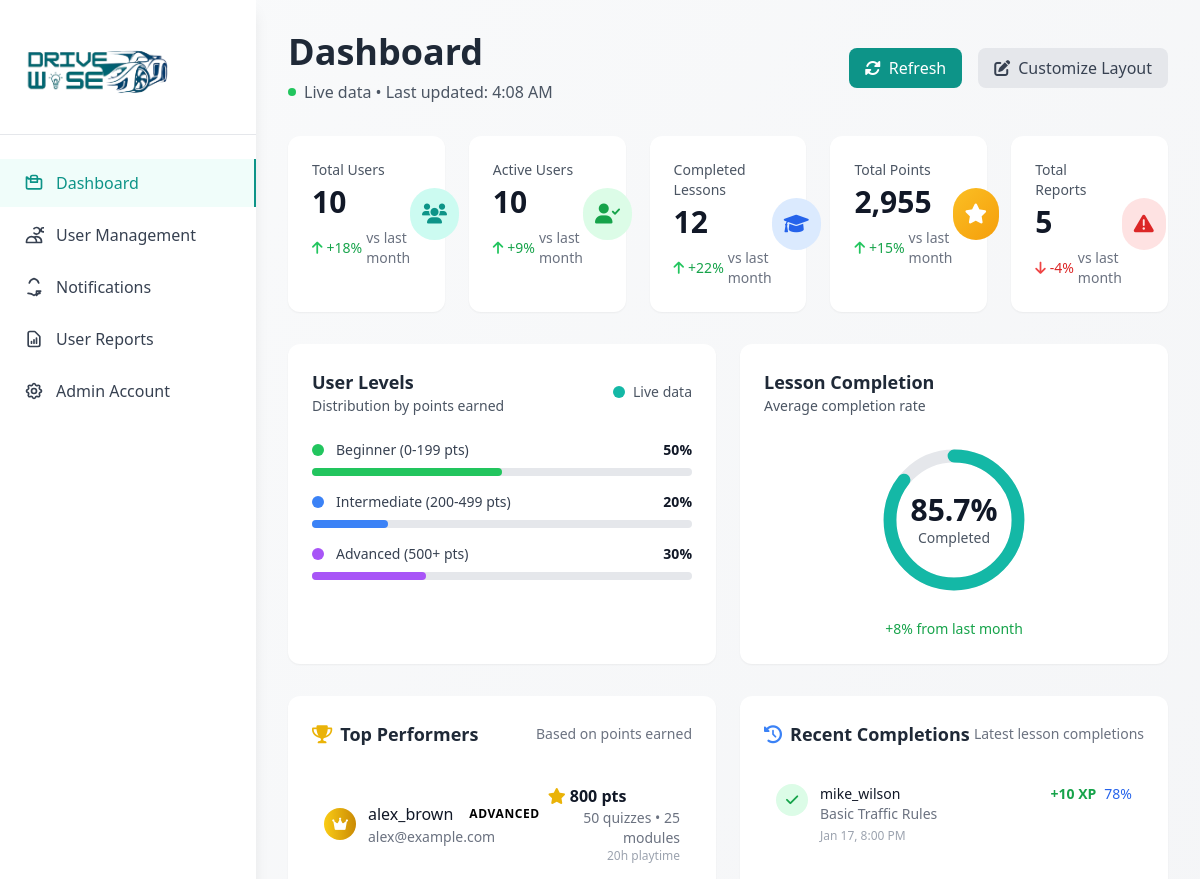
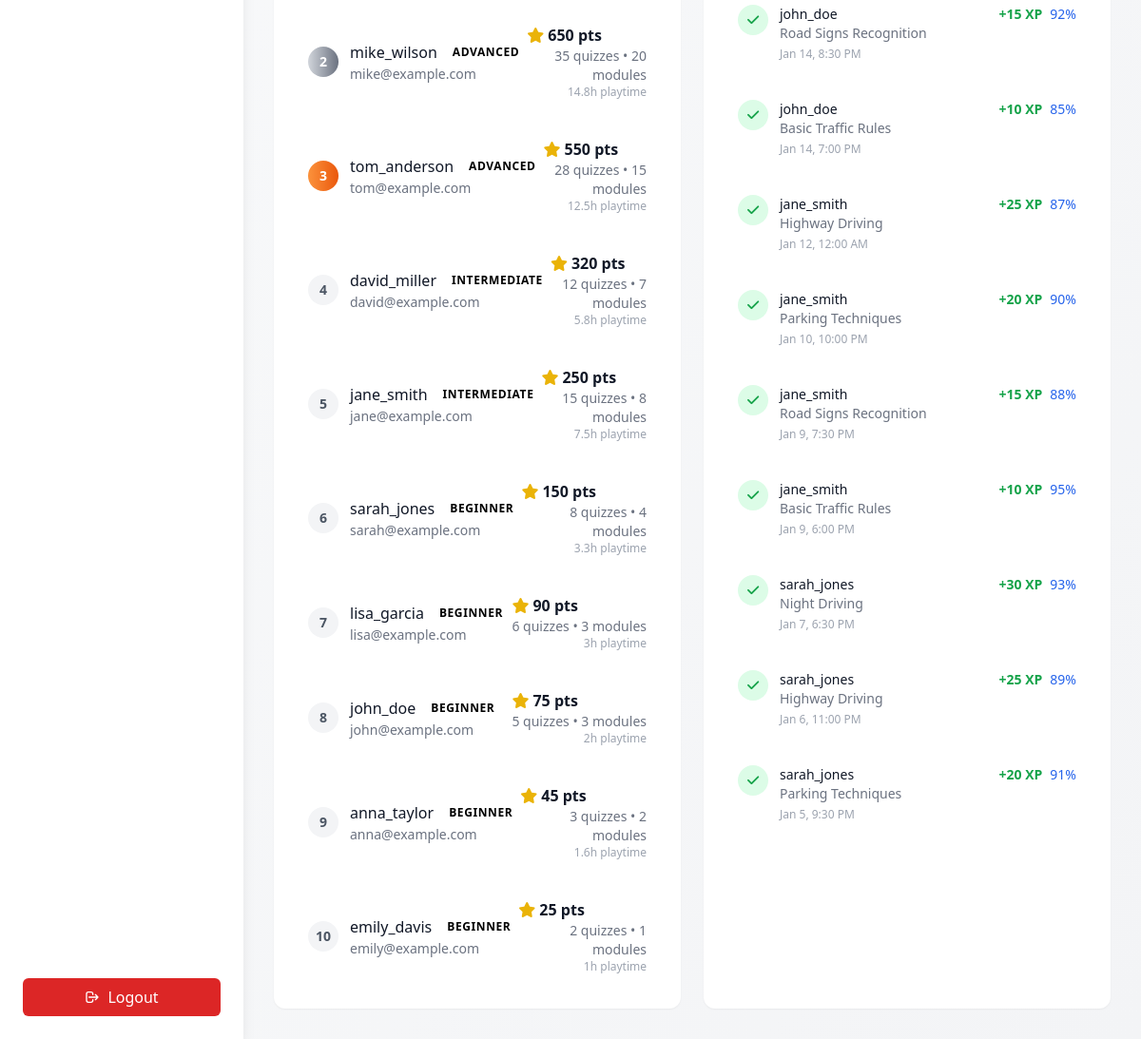
/dashboard.php (signed in), run on the app's committed database (2 pictures, top to bottom).
### tables this page shows
CREATE TABLE `users` (
  `id` int(11) NOT NULL,
  `username` varchar(50) NOT NULL,
  `email` varchar(100) NOT NULL,
  `birthday` date DEFAULT NULL,
  `play_time` int(11) DEFAULT 0,
  `quizzes_passed` int(11) DEFAULT 0,
  `modules_done` int(11) DEFAULT 0,
  `points_earned` int(11) DEFAULT 0,
  `created_at` timestamp NOT NULL DEFAULT current_timestamp(),
  `updated_at` timestamp NOT NULL DEFAULT current_timestamp() ON UPDATE current_timestamp(),
  `notification_read` tinyint(1) DEFAULT 0,
  `notification_read_at` timestamp NULL DEFAULT NULL,
  `total_points` int(11) DEFAULT 0,
  `level` varchar(20) DEFAULT 'beginner'
);

CREATE TABLE `user_lessons` (
  `id` int(11) NOT NULL,
  `user_id` int(11) NOT NULL,
  `lesson_id` int(11) NOT NULL,
  `completed` tinyint(1) DEFAULT 0,
  `score` int(11) DEFAULT NULL,
  `time_spent_minutes` int(11) DEFAULT 0,
  `started_at` timestamp NOT NULL DEFAULT current_timestamp(),
  `completed_at` timestamp NULL DEFAULT NULL,
  `attempts` int(11) DEFAULT 1,
  `points_earned` int(11) DEFAULT 0
);

CREATE TABLE `lessons` (
  `id` int(11) NOT NULL,
  `title` varchar(200) NOT NULL,
  `description` text DEFAULT NULL,
  `content` longtext DEFAULT NULL,
  `xp_reward` int(11) DEFAULT 10,
  `difficulty_level` enum('beginner','intermediate','advanced') DEFAULT 'beginner',
  `category` varchar(100) DEFAULT NULL,
  `duration_minutes` int(11) DEFAULT 15,
  `is_active` tinyint(1) DEFAULT 1,
  `created_at` timestamp NOT NULL DEFAULT current_timestamp(),
  `updated_at` timestamp NOT NULL DEFAULT current_timestamp() ON UPDATE current_timestamp(),
  `order_index` int(11) DEFAULT 0
);

### dashboard.php (the view, shortened to what the rows shown need)
<?php
require_once 'includes/auth.php';
try {
    $stmt = $pdo->query("
        SELECT
            u.id,
            u.username,
            u.email,
            u.points_earned,
            u.quizzes_passed,
            u.modules_done,
            u.play_time,
            u.created_at,
            CASE
                WHEN u.points_earned >= 500 THEN 'advanced'
                WHEN u.points_earned >= 200 THEN 'intermediate'
                ELSE 'beginner'
            END as level,
            COUNT(CASE WHEN ul.completed = 1 THEN 1 END) as completed_lessons,
            AVG(ul.score) as avg_score
        FROM users u
        LEFT JOIN user_lessons ul ON u.id = ul.user_id
        WHERE u.points_earned > 0
        GROUP BY u.id, u.username, u.email, u.points_earned, u.quizzes_passed, u.modules_done, u.play_time, u.created_at
        ORDER BY u.points_earned DESC, u.created_at ASC
        LIMIT 10
    ");
    $topPerformers = $stmt ? $stmt->fetchAll() : [];
    $stmt = $pdo->query("
        SELECT
            ul.completed_at,
            u.username,
            l.title as lesson_title,
            l.xp_reward,
            ul.score
        FROM user_lessons ul
        JOIN users u ON ul.user_id = u.id
        JOIN lessons l ON ul.lesson_id = l.id
        WHERE ul.completed = 1 AND ul.completed_at IS NOT NULL
        ORDER BY ul.completed_at DESC
        LIMIT 10
    ");
    $recentActivities = $stmt ? $stmt->fetchAll() : [];
} catch (Exception $e) {
    $totalUsers = 10;
    $activeUsers = 7;
    $completedLessons = 14;
    $totalReports = 5;
    $totalPoints = 1985;
    $userActivity = ['beginner' => 60, 'intermediate' => 30, 'advanced' => 10];
    $moduleCompletion = 72;
    $topPerformers = [];
    $recentActivities = [];
    $reportStatus = ['pending' => 2, 'in_progress' => 1, 'replied' => 1, 'resolved' => 1];
    error_log('Dashboard Error: ' . $e->getMessage());
}
?>
<!DOCTYPE html>
<html lang="en">
<head>
    <script src="https://cdn.tailwindcss.com"></script>
    <link href="https://cdnjs.cloudflare.com/ajax/libs/font-awesome/6.0.0/css/all.min.css" rel="stylesheet">
</head>
<body class="bg-gradient-to-br from-gray-50 to-gray-100 min-h-screen">
    <div class="ml-64 p-8">
        <div class="mb-8 flex justify-between items-center">
            <div>
                <h1 class="text-4xl font-bold text-gray-800 mb-2">Dashboard</h1>
            </div>
        </div>
        <div id="widgetsContainer" class="grid grid-cols-1 lg:grid-cols-2 gap-6">
            <div class="metric-card bg-white rounded-xl shadow-sm p-6 fade-in" data-widget="top-performers">
                <?php if (!empty($topPerformers)): ?>
                    <div class="space-y-4">
                        <?php $rank = 1; foreach ($topPerformers as $performer): ?>
                            <div class="flex items-center justify-between p-3 hover:bg-gray-50 rounded-lg transition-colors">
                                <div class="flex items-center">
                                    <div class="flex-shrink-0 mr-3">
                                        <?php if ($rank === 1): ?>
                                            <div class="w-8 h-8 bg-gradient-to-r from-yellow-400 to-yellow-600 rounded-full flex items-center justify-center">
                                                <i class="fas fa-crown text-white text-sm"></i>
                                            </div>
                                        <?php elseif ($rank === 2): ?>
                                            <div class="w-8 h-8 bg-gradient-to-r from-gray-300 to-gray-500 rounded-full flex items-center justify-center">
                                                <span class="text-white text-sm font-bold"><?php echo $rank; ?></span>
                                            </div>
                                        <?php elseif ($rank === 3): ?>
                                            <div class="w-8 h-8 bg-gradient-to-r from-orange-400 to-orange-600 rounded-full flex items-center justify-center">
                                                <span class="text-white text-sm font-bold"><?php echo $rank; ?></span>
                                            </div>
                                        <?php else: ?>
                                            <div class="w-8 h-8 bg-gray-100 rounded-full flex items-center justify-center">
                                                <span class="text-gray-600 text-sm font-bold"><?php echo $rank; ?></span>
                                            </div>
                                        <?php endif; ?>
                                    </div>
                                    <div>
                                        <div class="flex items-center space-x-2">
                                            <span class="font-medium text-gray-900"><?php echo htmlspecialchars($performer['username']); ?></span>
                                            <span class="level-badge level-<?php echo $performer['level']; ?> px-2 py-1 rounded-full">
                                                <?php echo ucfirst($performer['level']); ?>
                                            </span>
                                        </div>
                                        <div class="text-sm text-gray-500"><?php echo htmlspecialchars($performer['email']); ?></div>
                                    </div>
                                </div>
                                <div class="text-right">
                                    <div class="flex items-center font-semibold text-gray-900">
                                        <i class="fas fa-star text-yellow-500 mr-1"></i>
                                        <?php echo number_format($performer['points_earned']); ?> pts
                                    </div>
                                    <div class="text-sm text-gray-500">
                                        <?php echo $performer['quizzes_passed']; ?> quizzes •
                                        <?php echo $performer['modules_done']; ?> modules
                                    </div>
                                    <div class="text-xs text-gray-400">
                                        <?php echo round($performer['play_time'] / 60, 1); ?>h playtime
                                    </div>
                                </div>
                            </div>
                            <?php $rank++; ?>
                        <?php endforeach; ?>
                    </div>
                <?php endif; ?>
            </div>
            <div class="metric-card bg-white rounded-xl shadow-sm p-6 fade-in" data-widget="recent-activities">
                <?php if (!empty($recentActivities)): ?>
                    <div class="space-y-4 max-h-100 overflow-y-auto">
                        <?php foreach ($recentActivities as $activity): ?>
                            <div class="flex items-start space-x-3 p-3 hover:bg-gray-50 rounded-lg transition-colors">
                                <div class="flex-shrink-0">
                                    <div class="w-8 h-8 bg-green-100 rounded-full flex items-center justify-center">
                                        <i class="fas fa-check text-green-600 text-sm"></i>
                                    </div>
                                </div>
                                <div class="flex-1 min-w-0">
                                    <div class="flex items-center justify-between">
                                        <p class="text-sm font-medium text-gray-900"><?php echo htmlspecialchars($activity['username']); ?></p>
                                        <div class="flex items-center space-x-2">
                                            <span class="text-sm font-semibold text-green-600">+<?php echo $activity['xp_reward']; ?> XP</span>
                                            <?php if ($activity['score']): ?>
                                                <span class="text-sm text-blue-600"><?php echo $activity['score']; ?>%</span>
                                            <?php endif; ?>
                                        </div>
                                    </div>
                                    <p class="text-sm text-gray-500"><?php echo htmlspecialchars($activity['lesson_title']); ?></p>
                                    <p class="text-xs text-gray-400 mt-1"><?php echo date('M j, g:i A', strtotime($activity['completed_at'])); ?></p>
                                </div>
                            </div>
                        <?php endforeach; ?>
                    </div>
                <?php endif; ?>
            </div>
        </div>
    </div>
</body>
</html>

### data on the page
users: username "alex_brown", level "ADVANCED", email "alex@example.com", points_earned "800", quizzes_passed "50", modules_done "25", $performer['play_time']/60 "20"
users: username "mike_wilson", level "ADVANCED", email "mike@example.com", points_earned "650", quizzes_passed "35", modules_done "20", $performer['play_time']/60 "14.8"
users: username "tom_anderson", level "ADVANCED", email "tom@example.com", points_earned "550", quizzes_passed "28", modules_done "15", $performer['play_time']/60 "12.5"
users: username "david_miller", level "INTERMEDIATE", email "david@example.com", points_earned "320", quizzes_passed "12", modules_done "7", $performer['play_time']/60 "5.8"
users: username "jane_smith", level "INTERMEDIATE", email "jane@example.com", points_earned "250", quizzes_passed "15", modules_done "8", $performer['play_time']/60 "7.5"
users: username "sarah_jones", level "BEGINNER", email "sarah@example.com", points_earned "150", quizzes_passed "8", modules_done "4", $performer['play_time']/60 "3.3"
users: username "lisa_garcia", level "BEGINNER", email "lisa@example.com", points_earned "90", quizzes_passed "6", modules_done "3", $performer['play_time']/60 "3"
users: username "john_doe", level "BEGINNER", email "john@example.com", points_earned "75", quizzes_passed "5", modules_done "3", $performer['play_time']/60 "2"
users: username "anna_taylor", level "BEGINNER", email "anna@example.com", points_earned "45", quizzes_passed "3", modules_done "2", $performer['play_time']/60 "1.6"
users: username "emily_davis", level "BEGINNER", email "emily@example.com", points_earned "25", quizzes_passed "2", modules_done "1", $performer['play_time']/60 "1"
user_lessons: user.username "mike_wilson", lesson.xp_reward "10", score "78", lesson.title "Basic Traffic Rules", completed_at "Jan 17, 8:00 PM"
user_lessons: user.username "john_doe", lesson.xp_reward "15", score "92", lesson.title "Road Signs Recognition", completed_at "Jan 14, 8:30 PM"
user_lessons: user.username "john_doe", lesson.xp_reward "10", score "85", lesson.title "Basic Traffic Rules", completed_at "Jan 14, 7:00 PM"
user_lessons: user.username "jane_smith", lesson.xp_reward "25", score "87", lesson.title "Highway Driving", completed_at "Jan 12, 12:00 AM"
user_lessons: user.username "jane_smith", lesson.xp_reward "20", score "90", lesson.title "Parking Techniques", completed_at "Jan 10, 10:00 PM"
user_lessons: user.username "jane_smith", lesson.xp_reward "15", score "88", lesson.title "Road Signs Recognition", completed_at "Jan 9, 7:30 PM"
user_lessons: user.username "jane_smith", lesson.xp_reward "10", score "95", lesson.title "Basic Traffic Rules", completed_at "Jan 9, 6:00 PM"
user_lessons: user.username "sarah_jones", lesson.xp_reward "30", score "93", lesson.title "Night Driving", completed_at "Jan 7, 6:30 PM"
user_lessons: user.username "sarah_jones", lesson.xp_reward "25", score "89", lesson.title "Highway Driving", completed_at "Jan 6, 11:00 PM"
user_lessons: user.username "sarah_jones", lesson.xp_reward "20", score "91", lesson.title "Parking Techniques", completed_at "Jan 5, 9:30 PM"

### other printed values
$totalUsers "10"
$userGrowth "18"
$activeUsers "10"
$activeGrowth "9"
$completedLessons "12"
$lessonGrowth "22"
$totalPoints "2,955"
$pointsGrowth "15"
$totalReports "5"
$reportGrowth "-4"
$userActivity['beginner'] "50"
$userActivity['intermediate'] "20"
$userActivity['advanced'] "30"
$moduleCompletion "85.7"
